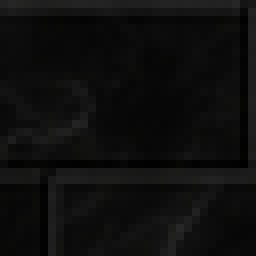
#> input picture tools/custom-assets/art/obsidian_bricks/1.png, 32 x 32 px, given in place of obsidian_gold_sheet.png, which was not available (shown 8 times larger)
$ python import_obsidian_sheets.py
#> lines starting #> are read from the running program, lines starting #| are printed output that depends on the picture; pictures that were not available may be replaced by others from this repository, and a replacement may not be noted
"""Cuts the two obsidian floor sheets in art/source/ into 32x32 ground tiles.

  obsidian_gold_sheet.png   4x4 cells: black obsidian with gold glints, the
                            temple hall floor (art/obsidian_floor/0..15)
  obsidian_purple_sheet.png 4x2 cells: black and violet obsidian, the shrine
                            and the teleport walkway (art/obsidian_inlay/0..7)

Each cell sits between black gutters; the cell is averaged down to 32x32,
in pattern order (x fastest, then y). Run: python3 import_obsidian_sheets.py
"""
import os
import numpy as np
from PIL import Image

HERE = os.path.dirname(os.path.abspath(__file__))
ART = os.path.join(HERE, 'art')


def spans(profile, threshold=12):
    """The bright spans between the dark gutters of one axis."""
    out, start = [], None
    for i, bright in enumerate(profile >= threshold):
        if bright and start is None:
            start = i
        if not bright and start is not None:
            out.append((start, i))
            start = None
    if start is not None:
        out.append((start, len(profile)))
    return [s for s in out if s[1] - s[0] > 32]


def cut(sheet, folder, columns, rows):
#> called with sheet = 'obsidian_gold_sheet.png', folder = 'obsidian_floor', columns = 4, rows = 4
    img = Image.open(os.path.join(ART, 'source', sheet)).convert('RGB')
    grey = np.asarray(img.convert('L'), float)
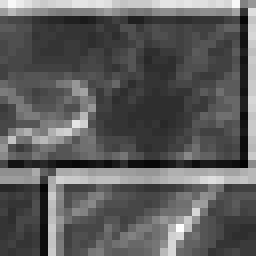
#> grey: shape (32, 32) float64 (shown 8 times larger); min 0, max 39, mean 14.1; drawn with min black and max white
    xs, ys = spans(grey.mean(axis=0)), spans(grey.mean(axis=1))
#> the loop in spans, `for i, bright in enumerate(profile >= threshold):` made 32 passes
#> bright on passes 1 to 12: True, True, True, True, True, False, True, True, True, True, True, True
#> after the loop in spans, `for i, bright in enumerate(profile >= threshold):`: out = [(0, 5), (6, 18), (19, 30)]; start = 31
#> the loop in spans (call 2), `for i, bright in enumerate(profile >= threshold):` made 32 passes
#> xs = []; ys = []
#> (the run stopped early here; a loop or call above may not have finished)

$ run again, on tools/custom-assets/art/obsidian_city_paving/34.png
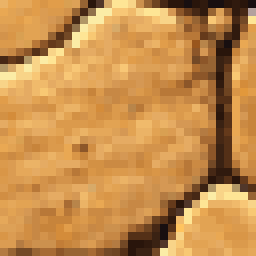
#> input picture tools/custom-assets/art/obsidian_city_paving/34.png, 32 x 32 px, given in place of obsidian_gold_sheet.png, which was not available (shown 8 times larger)
#> in cut, `grey = np.asarray(img.convert('L'), float)`:
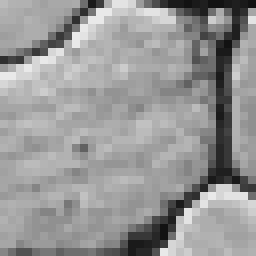
#> grey: shape (32, 32) float64 (shown 8 times larger); min 18, max 233, mean 151.1
#> the loop in spans, `for i, bright in enumerate(profile >= threshold):` made 32 passes
#> after the loop in spans, `for i, bright in enumerate(profile >= threshold):`: out = []; start = 0
#> the loop in spans (call 2), `for i, bright in enumerate(profile >= threshold):` made 32 passes
#> xs = []

$ run again, on tools/custom-assets/art/obsidian_irregular_paving/0.png
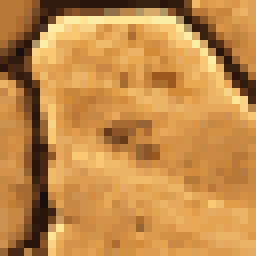
#> input picture tools/custom-assets/art/obsidian_irregular_paving/0.png, 32 x 32 px, given in place of obsidian_gold_sheet.png, which was not available (shown 8 times larger)
#> in cut, `grey = np.asarray(img.convert('L'), float)`:
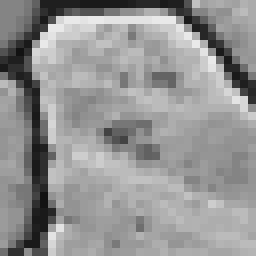
#> grey: shape (32, 32) float64 (shown 8 times larger); min 18, max 233, mean 148.2
#> the loop in spans, `for i, bright in enumerate(profile >= threshold):` made 32 passes
#> after the loop in spans, `for i, bright in enumerate(profile >= threshold):`: out = []; start = 0
#> the loop in spans (call 2), `for i, bright in enumerate(profile >= threshold):` made 32 passes
#> xs = []
